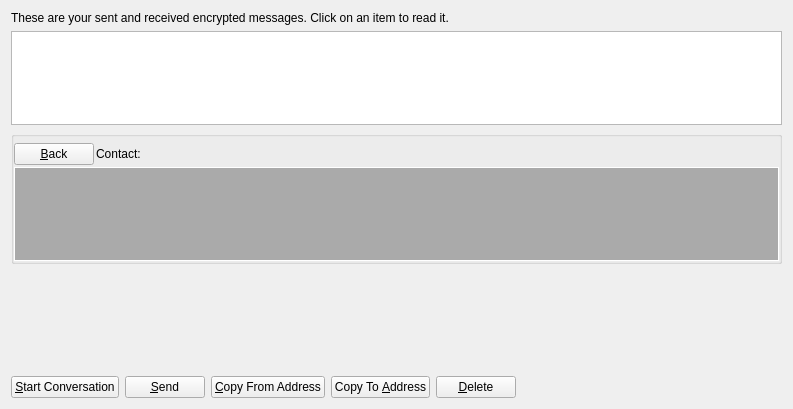
<?xml version="1.0" encoding="UTF-8"?>
<ui version="4.0">
 <class>MessagePage</class>
 <widget class="QWidget" name="MessagePage">
  <property name="geometry">
   <rect>
    <x>0</x>
    <y>0</y>
    <width>793</width>
    <height>409</height>
   </rect>
  </property>
  <property name="windowTitle">
   <string>Address Book</string>
  </property>
  <property name="styleSheet">
   <string notr="true">QProgressBar {
        background-color: #333333;
        border-radius: 6px;
        text-align: center;
        color: white;
}

QProgressBar::chunk {
        background: QLinearGradient(x1: 0, y1: 0, x2: 1, y2: 0, stop: 0 #e86941, stop: 1 #e8694f);
        border-radius: 6px; margin: 0px;
}

QScrollArea {
        border-radius: 6px;
        border-width: 0;
        border-style: none;
        padding: 8px;
        background-color: #111;
        color: white;
}

QFormLayout {
        border-radius: 6px;
        border-width: 0;
        border-style: none;
        padding: 8px;
        background-color: #111;
        color: white;
}

QSpinBox {
        border-radius: 4px;
        border-width: 0;
        border-style: none;
        padding: 8px;
        background-color: #111;
        color: white;
}

QCheckBox {
        border-radius: 4px;
        border-width: 0;
        border-style: none;
        padding: 8px;
        background-color: #111;
        color: white;
}
QVBoxLayout {
        border-radius: 6px;
        border-width: 0;
        border-style: none;
        padding: 8px;
        background-color: #111;
        color: white;
}

QDialog, QMainWindow, QFrame {
	color: white;
        background-color: #333333;
	border: none;
}


QMenu {
	background-color: #333333; color: white;
}

QLabel {
	background-color: transparent;
}

QCheckBox {
    color: white;
}

QFrame#central { background-color: #333333; border: none }
QFrame#frame, QFrame#frame_2, QFrame#frame_3 {
	background-color: #333333;
	border-style: plain;
	border-width: 20px;
	border-radius: 20px;
	border-color: #111;
	min-width: 10em;
	padding: 6px;
}
QLabel[openExternalLinks=true], QHeaderView { color: #aaaaaa }
QLabel[openExternalLinks=false] { color: white; font-weight: normal }
QPushButton, QToolButton {
	border: 4px solid #111;
	border-radius: 12px;
	background-color: #111;
	color: white;
	padding: 6px;
	margin: 6px;
}
QPushButton:pressed, QToolButton:checked {
	color: #e86941;
}
QPushButton:pressed, QToolButton:pressed {
	border-color: #e86941;
	color: #aaaaaa;
}
QPushButton:disabled, QToolButton:disabled {
	color: #444;
	background-color: #222;
}


#scrollAreaWidgetContents QToolButton {
	border-radius: 8px;
	border-width: 0px;
}

/* the background-color is overridden to transparent for mac os x 
   due to the entire toolbar area not being drawable in a regular
   QMainWindow
*/
QToolBar { background: #333333; border: 0px solid black; padding: 3px; }

QToolBar::handle { image: url(handle.png); }
QStatusBar { background: #333333; }
QMenuBar { background: #333333; }
QMenuBar::item { background: #333333; color: white; }

#scrollAreaWidgetContents { background: #222 }
#scrollAreaWidgetContents &gt; QFrame { background-color: #222; border-width: 0px; border-style: none; }

QLineEdit {
	border-radius: 6px;
	border-width: 2px;
	border-color: #222;
	padding: 8px;
	background-color: #111;
	color: white;
}





QTableView {
	background: #111;
	color: white;
	border-style: none;
	selection-background-color: #aaaaaa;
    alternate-background-color: #222;
	selection-color: #111;
	border: 0px solid black;
}



QHeaderView { color: #aaaaaa; background-color: #111; background-image: none; }
QHeaderView::section { color: #aaaaaa; background-color: #222; }
QHeaderView::section:checked { background-color: #111; }

QTabWidget {
	background: #111;
}

 QTabWidget::pane {
     border-top: 2px solid #111;
     border: 4px solid #111;
     border-bottom-left-radius: 8px;
     border-bottom-right-radius: 8px;
     border-top-right-radius: 8px;
	background: #111;
 }

 QTabWidget::tab-bar {
     left: 5px; /* move to the right by 5px */
 }

 /* Style the tab using the tab sub-control. Note that
     it reads QTabBar _not_ QTabWidget */
 QTabBar::tab {
     background: #111;
     border: 4px solid #222;
     border-bottom-color: #111; /* same as the pane color */
     border-top-left-radius: 4px;
     border-top-right-radius: 4px;
     min-width: 8ex;
     padding: 4px;
     color: #888;
 }

 QTabBar::tab:selected, QTabBar::tab:hover {
     color: #aaaaaa
 }

 QTabBar::tab:selected {
     border-color: #111; /* same as pane color */
     border-top-color: #aaaaaa;
 }

 QTabBar::tab:!selected {
     margin-top: 2px; /* make non-selected tabs look smaller */
 }

 /* make use of negative margins for overlapping tabs */
 QTabBar::tab:selected {
     /* expand/overlap to the left and right by 4px */
     margin-left: -4px;
     margin-right: -4px;
 }

 QTabBar::tab:first:selected {
     margin-left: 0; /* the first selected tab has nothing to overlap with on the left */
 }

 QTabBar::tab:last:selected {
     margin-right: 0; /* the last selected tab has nothing to overlap with on the right */
 }

 QTabBar::tab:only-one {
     margin: 0; /* if there is only one tab, we don't want overlapping margins */
 }


</string>
  </property>
  <layout class="QVBoxLayout" name="verticalLayout_2">
   <item>
    <widget class="QLabel" name="labelExplanation">
     <property name="text">
      <string>These are your sent and received encrypted messages. Click on an item to read it.</string>
     </property>
     <property name="textFormat">
      <enum>Qt::PlainText</enum>
     </property>
     <property name="wordWrap">
      <bool>true</bool>
     </property>
    </widget>
   </item>
   <item>
    <widget class="QTableView" name="tableView">
     <property name="contextMenuPolicy">
      <enum>Qt::CustomContextMenu</enum>
     </property>
     <property name="toolTip">
      <string>Click on a message to view it</string>
     </property>
     <property name="tabKeyNavigation">
      <bool>false</bool>
     </property>
     <property name="alternatingRowColors">
      <bool>true</bool>
     </property>
     <property name="selectionMode">
      <enum>QAbstractItemView::SingleSelection</enum>
     </property>
     <property name="selectionBehavior">
      <enum>QAbstractItemView::SelectRows</enum>
     </property>
     <property name="sortingEnabled">
      <bool>true</bool>
     </property>
     <attribute name="verticalHeaderVisible">
      <bool>false</bool>
     </attribute>
    </widget>
   </item>
   <item>
    <layout class="QVBoxLayout" name="verticalLayout">
     <item>
      <widget class="QGroupBox" name="messageDetails">
       <property name="title">
        <string/>
       </property>
       <layout class="QVBoxLayout" name="verticalLayout_4">
        <property name="spacing">
         <number>2</number>
        </property>
        <property name="leftMargin">
         <number>0</number>
        </property>
        <property name="topMargin">
         <number>6</number>
        </property>
        <property name="rightMargin">
         <number>0</number>
        </property>
        <property name="bottomMargin">
         <number>0</number>
        </property>
        <item>
         <layout class="QHBoxLayout" name="horizontalLayout_3">
          <item>
           <widget class="QPushButton" name="backButton">
            <property name="text">
             <string>&amp;Back</string>
            </property>
            <property name="icon">
             <iconset resource="../bitcoin.qrc">
              <normaloff>:/icons/quit</normaloff>:/icons/quit</iconset>
            </property>
           </widget>
          </item>
          <item>
           <widget class="QLabel" name="labelContact">
            <property name="text">
             <string>Contact:</string>
            </property>
           </widget>
          </item>
          <item>
           <widget class="QLabel" name="contactLabel">
            <property name="text">
             <string/>
            </property>
           </widget>
          </item>
          <item>
           <spacer name="horizontalSpacer_3">
            <property name="orientation">
             <enum>Qt::Horizontal</enum>
            </property>
            <property name="sizeHint" stdset="0">
             <size>
              <width>40</width>
              <height>20</height>
             </size>
            </property>
           </spacer>
          </item>
         </layout>
        </item>
        <item>
         <widget class="QListView" name="listConversation">
          <property name="styleSheet">
           <string notr="true">QListView {
	background: #aaaaaa;
	color: white;
	border-style: none;
	selection-background-color: #ffffff;
    alternate-background-color: #aaaaaa;
	selection-color: #e86941;
	border: 1px solid white;
}</string>
          </property>
         </widget>
        </item>
        <item>
         <layout class="QVBoxLayout" name="verticalLayout_3"/>
        </item>
       </layout>
      </widget>
     </item>
     <item>
      <widget class="MRichTextEdit" name="messageEdit" native="true">
       <property name="minimumSize">
        <size>
         <width>0</width>
         <height>100</height>
        </size>
       </property>
      </widget>
     </item>
     <item>
      <layout class="QHBoxLayout" name="horizontalLayout">
       <item>
        <widget class="QPushButton" name="newButton">
         <property name="text">
          <string>&amp;Start Conversation</string>
         </property>
         <property name="icon">
          <iconset resource="../bitcoin.qrc">
           <normaloff>:/icons/add</normaloff>:/icons/add</iconset>
         </property>
        </widget>
       </item>
       <item>
        <widget class="QPushButton" name="sendButton">
         <property name="toolTip">
          <string>Sign a message to prove you own a Fibre address</string>
         </property>
         <property name="text">
          <string>&amp;Send</string>
         </property>
         <property name="icon">
          <iconset resource="../bitcoin.qrc">
           <normaloff>:/icons/send</normaloff>:/icons/send</iconset>
         </property>
        </widget>
       </item>
       <item>
        <widget class="QPushButton" name="copyFromAddressButton">
         <property name="toolTip">
          <string>Copy the currently selected address to the system clipboard</string>
         </property>
         <property name="text">
          <string>&amp;Copy From Address</string>
         </property>
         <property name="icon">
          <iconset resource="../bitcoin.qrc">
           <normaloff>:/icons/editcopy</normaloff>:/icons/editcopy</iconset>
         </property>
        </widget>
       </item>
       <item>
        <widget class="QPushButton" name="copyToAddressButton">
         <property name="toolTip">
          <string>Copy the currently selected address to the system clipboard</string>
         </property>
         <property name="text">
          <string>Copy To &amp;Address</string>
         </property>
         <property name="icon">
          <iconset resource="../bitcoin.qrc">
           <normaloff>:/icons/editcopy</normaloff>:/icons/editcopy</iconset>
         </property>
        </widget>
       </item>
       <item>
        <widget class="QPushButton" name="deleteButton">
         <property name="toolTip">
          <string>Delete the currently selected address from the list</string>
         </property>
         <property name="text">
          <string>&amp;Delete</string>
         </property>
         <property name="icon">
          <iconset resource="../bitcoin.qrc">
           <normaloff>:/icons/remove</normaloff>:/icons/remove</iconset>
         </property>
        </widget>
       </item>
       <item>
        <spacer name="horizontalSpacer">
         <property name="orientation">
          <enum>Qt::Horizontal</enum>
         </property>
         <property name="sizeHint" stdset="0">
          <size>
           <width>40</width>
           <height>20</height>
          </size>
         </property>
        </spacer>
       </item>
      </layout>
     </item>
    </layout>
   </item>
  </layout>
 </widget>
 <customwidgets>
  <customwidget>
   <class>MRichTextEdit</class>
   <extends>QWidget</extends>
   <header>mrichtextedit.h</header>
   <container>1</container>
  </customwidget>
 </customwidgets>
 <resources>
  <include location="../bitcoin.qrc"/>
 </resources>
 <connections/>
</ui>
